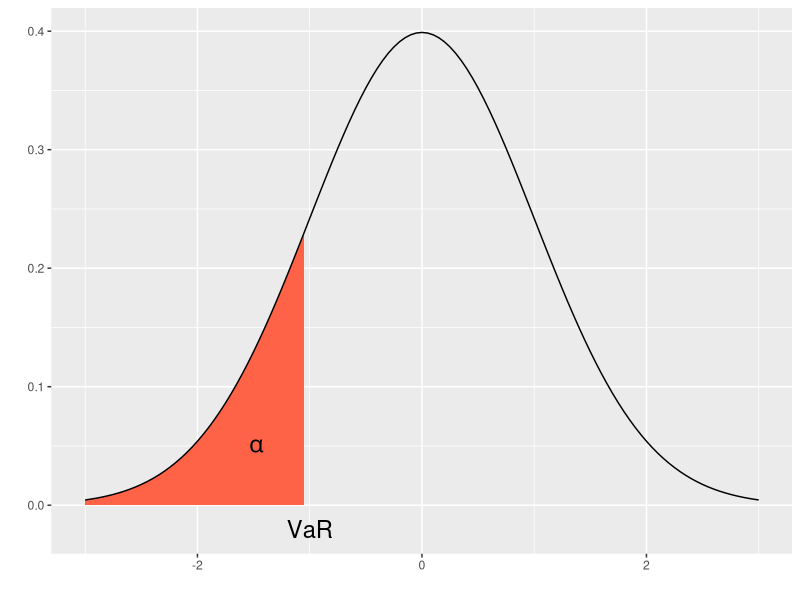
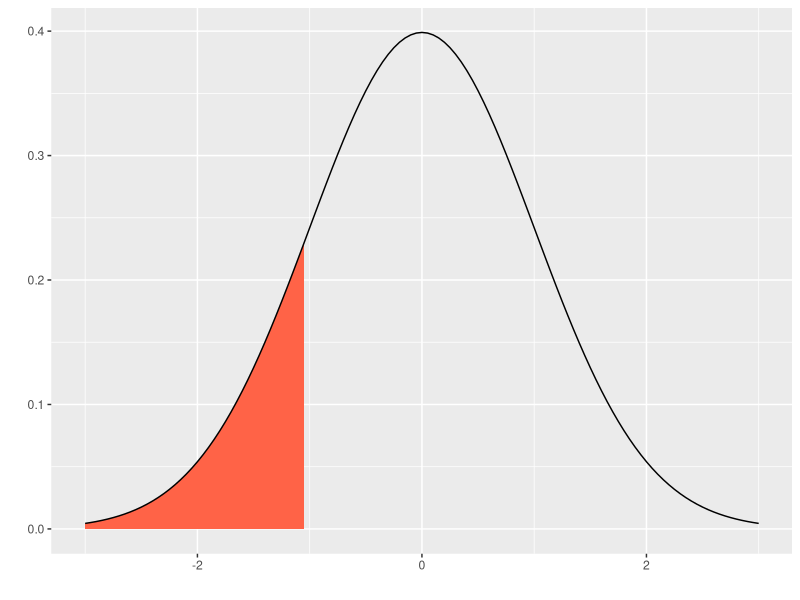

Source code (R) for these figures, in order:
library(ggplot2)
x <- seq(-3, 3, by = 0.05)
y <- dnorm(x)
df <- data.frame(x, y)
p <- ggplot(df, aes(x, y)) + 
  geom_area(data = subset(df, x < -1), fill = "tomato") +
  #geom_area(data = subset(df, x < -1.96), fill = "red") +
  #geom_area(data = subset(df, x > 1), fill = "lightgreen") +
  #geom_area(data = subset(df, x > 1.96), fill = "green") +
  geom_line()+
  labs(x = "", y = "")

p+annotate("text", x = c(-1, -1.5), y = c(-0.02, 0.05), label = c("VaR", "~alpha"), parse = TRUE, size = 6)

p
